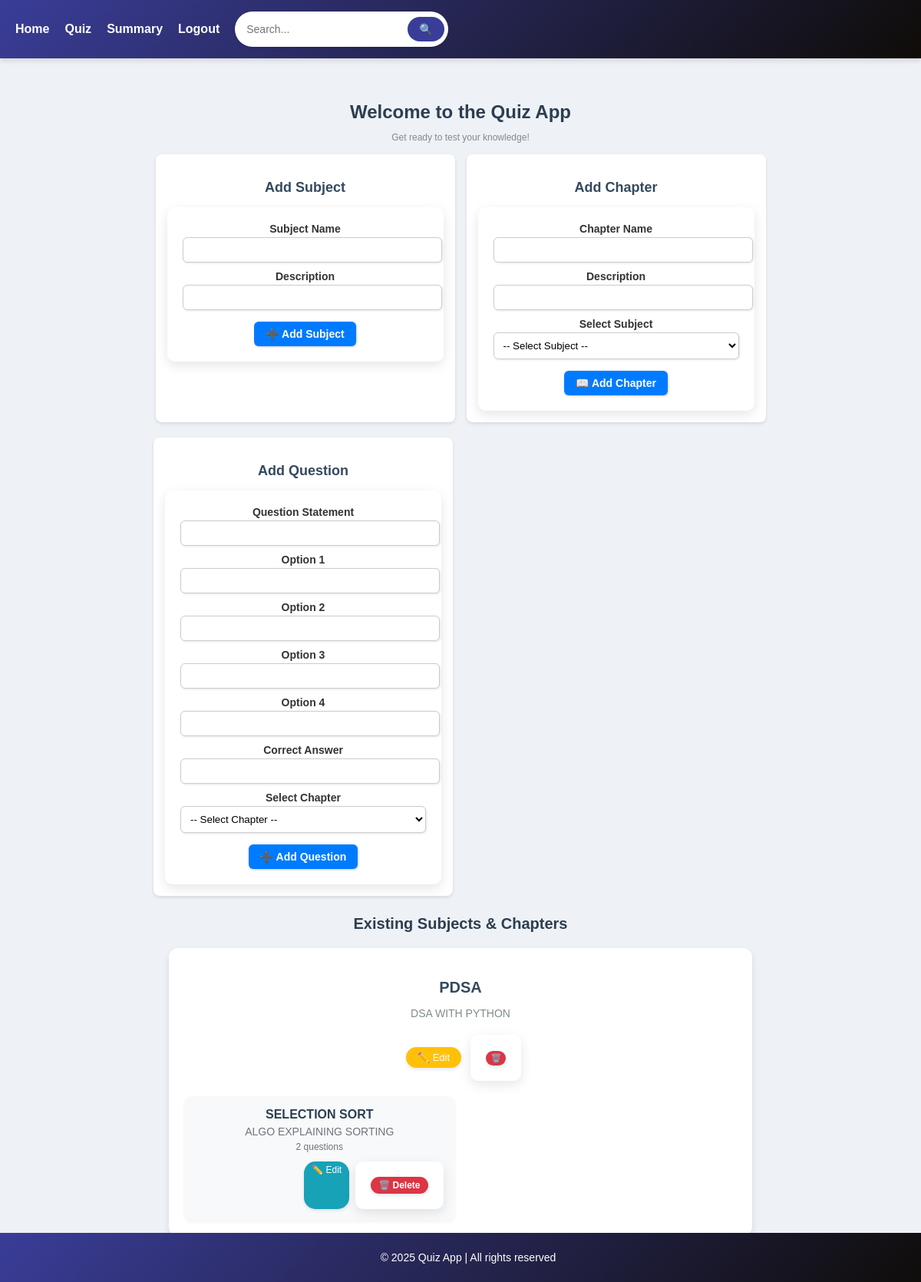
Screenshot of /admin_dashboard (signed in) with the database file from the repository.
### models.py (models this page shows)
class Subject(db.Model):
    id = db.Column(db.Integer, primary_key=True)
    subject_name = db.Column(db.String(80), nullable=False)
    description = db.Column(db.String(255), nullable=True)

class Chapter(db.Model):
    id = db.Column(db.Integer, primary_key = True)
    chapter_name = db.Column(db.String(80), nullable=False)
    description = db.Column(db.String(255), nullable=True)
    subject_id = db.Column(db.Integer, db.ForeignKey('subject.id'), nullable=False)
    subject = db.relationship('Subject', backref=db.backref('chapters', lazy=True))
    questions = db.relationship('Question', backref='chapter', lazy=True)

### app.py (the view, shortened to what this page needs)
@app.route('/admin_dashboard', methods=['GET', 'POST'])
def admin_dashboard():
    if "user_id" not in session or session['user_role'] != 'admin':
        flash("Unauthorized access!", "danger")
        return redirect(url_for("login"))
    subjects = Subject.query.all()
    chapters = Chapter.query.all()
    return render_template("admin_dashboard.html", subjects=subjects, chapters=chapters)

### templates/admin_dashboard.html (shortened to what this page needs)
{% extends 'base.html' %}
{% block content %}
<div class="container mt-2">
    <h1 class="text-center fw-bold" style="color: #2c3e50; font-size: 24px; margin-bottom: 10px;">Welcome to the Quiz App</h1>
    <p class="text-center" style="color: #7f8c8d; font-size: 12px; margin-bottom: 15px;">Get ready to test your knowledge!</p>
    <div style="display: flex; justify-content: center; gap: 15px; margin-top: 10px;">
        <div style="width: 45%; background: #ffffff; padding: 15px; border-radius: 8px; box-shadow: 0 2px 4px rgba(0, 0, 0, 0.1);">
            <h3 style="text-align: center; color: #34495e; margin-bottom: 15px; font-size: 18px;">Add Subject</h3>
            <form method="POST">
                <div style="margin-bottom: 10px;">
                    <label style="font-weight: bold; display: block; margin-bottom: 3px; font-size: 14px;">Subject Name</label>
                    <input type="text" name="subject_name" required
                           style="width: 100%; padding: 8px; border: 1px solid #ccc; border-radius: 6px; box-shadow: 1px 1px 3px rgba(0, 0, 0, 0.1);">
                </div>
                <div style="margin-bottom: 10px;">
                    <label style="font-weight: bold; display: block; margin-bottom: 3px; font-size: 14px;">Description</label>
                    <input type="text" name="subject_description"
                           style="width: 100%; padding: 8px; border: 1px solid #ccc; border-radius: 6px; box-shadow: 1px 1px 3px rgba(0, 0, 0, 0.1);">
                </div>
                <div style="text-align: center; margin-top: 15px;">
                    <button type="submit"
                            style="background: #007bff; color: white; border: none; padding: 8px 15px; border-radius: 6px;
                                   cursor: pointer; box-shadow: 1px 1px 3px rgba(0, 0, 0, 0.2); font-size: 14px;">
                        ➕ Add Subject
                    </button>
                </div>
            </form>
        </div>
        <div style="width: 45%; background: #ffffff; padding: 15px; border-radius: 8px; box-shadow: 0 2px 4px rgba(0, 0, 0, 0.1);">
            <h3 style="text-align: center; color: #34495e; margin-bottom: 15px; font-size: 18px;">Add Chapter</h3>
            <form method="POST">
                <div style="margin-bottom: 10px;">
                    <label style="font-weight: bold; display: block; margin-bottom: 3px; font-size: 14px;">Chapter Name</label>
                    <input type="text" name="chapter_name" required
                           style="width: 100%; padding: 8px; border: 1px solid #ccc; border-radius: 6px; box-shadow: 1px 1px 3px rgba(0, 0, 0, 0.1);">
                </div>
                <div style="margin-bottom: 10px;">
                    <label style="font-weight: bold; display: block; margin-bottom: 3px; font-size: 14px;">Description</label>
                    <input type="text" name="chapter_description"
                           style="width: 100%; padding: 8px; border: 1px solid #ccc; border-radius: 6px; box-shadow: 1px 1px 3px rgba(0, 0, 0, 0.1);">
                </div>
                <div style="margin-bottom: 10px;">
                    <label style="font-weight: bold; display: block; margin-bottom: 3px; font-size: 14px;">Select Subject</label>
                    <select name="subject_id" required
                            style="width: 100%; padding: 8px; border: 1px solid #ccc; border-radius: 6px; box-shadow: 1px 1px 3px rgba(0, 0, 0, 0.1); background-color: white;">
                        <option value="">-- Select Subject --</option>
                    </select>
                </div>
                <div style="text-align: center; margin-top: 15px;">
                    <button type="submit"
                            style="background: #007bff; color: white; border: none; padding: 8px 15px; border-radius: 6px;
                                   cursor: pointer; box-shadow: 1px 1px 3px rgba(0, 0, 0, 0.2); font-size: 14px;">
                        📖 Add Chapter
                    </button>
                </div>
            </form>
        </div>
    </div>
<div style="width: 45%; background: #ffffff; padding: 15px; border-radius: 8px; box-shadow: 0 2px 4px rgba(0, 0, 0, 0.1); margin-top: 20px;">
    <h3 style="text-align: center; color: #34495e; margin-bottom: 15px; font-size: 18px;">Add Question</h3>
    <form method="POST">
        <div style="margin-bottom: 10px;">
            <label style="font-weight: bold; display: block; margin-bottom: 3px; font-size: 14px;">Question Statement</label>
            <input type="text" name="question_statement" required
                   style="width: 100%; padding: 8px; border: 1px solid #ccc; border-radius: 6px; box-shadow: 1px 1px 3px rgba(0, 0, 0, 0.1);">
        </div>
        <div style="margin-bottom: 10px;">
            <label style="font-weight: bold; display: block; margin-bottom: 3px; font-size: 14px;">Option 1</label>
            <input type="text" name="option1" required
                   style="width: 100%; padding: 8px; border: 1px solid #ccc; border-radius: 6px; box-shadow: 1px 1px 3px rgba(0, 0, 0, 0.1);">
        </div>
        <div style="margin-bottom: 10px;">
            <label style="font-weight: bold; display: block; margin-bottom: 3px; font-size: 14px;">Option 2</label>
            <input type="text" name="option2" required
                   style="width: 100%; padding: 8px; border: 1px solid #ccc; border-radius: 6px; box-shadow: 1px 1px 3px rgba(0, 0, 0, 0.1);">
        </div>
        <div style="margin-bottom: 10px;">
            <label style="font-weight: bold; display: block; margin-bottom: 3px; font-size: 14px;">Option 3</label>
            <input type="text" name="option3" required
                   style="width: 100%; padding: 8px; border: 1px solid #ccc; border-radius: 6px; box-shadow: 1px 1px 3px rgba(0, 0, 0, 0.1);">
        </div>
        <div style="margin-bottom: 10px;">
            <label style="font-weight: bold; display: block; margin-bottom: 3px; font-size: 14px;">Option 4</label>
            <input type="text" name="option4" required
                   style="width: 100%; padding: 8px; border: 1px solid #ccc; border-radius: 6px; box-shadow: 1px 1px 3px rgba(0, 0, 0, 0.1);">
        </div>
        <div style="margin-bottom: 10px;">
            <label style="font-weight: bold; display: block; margin-bottom: 3px; font-size: 14px;">Correct Answer</label>
            <input type="text" name="correct_answer" required
                   style="width: 100%; padding: 8px; border: 1px solid #ccc; border-radius: 6px; box-shadow: 1px 1px 3px rgba(0, 0, 0, 0.1);">
        </div>
        <div style="margin-bottom: 10px;">
            <label style="font-weight: bold; display: block; margin-bottom: 3px; font-size: 14px;">Select Chapter</label>
            <select name="chapter_id" required
                    style="width: 100%; padding: 8px; border: 1px solid #ccc; border-radius: 6px; box-shadow: 1px 1px 3px rgba(0, 0, 0, 0.1); background-color: white;">
                <option value="">-- Select Chapter --</option>
            </select>
        </div>
        <div style="text-align: center; margin-top: 15px;">
            <button type="submit"
                    style="background: #007bff; color: white; border: none; padding: 8px 15px; border-radius: 6px;
                           cursor: pointer; box-shadow: 1px 1px 3px rgba(0, 0, 0, 0.2); font-size: 14px;">
                ➕ Add Question
            </button>
        </div>
    </form>
</div>
    <div style="margin-top: 25px;">
        <h2 style="text-align: center; font-weight: bold; color: #2c3e50; font-size: 20px; margin-bottom: 15px;">Existing Subjects & Chapters</h2>
        {% for subject in subjects %}
            <div style="width: 90%; margin: 20px auto; background: #ffffff; padding: 20px; border-radius: 12px;
                        box-shadow: 0 4px 8px rgba(0, 0, 0, 0.1);">
                <h3 style="color: #34495e; text-align: center; font-weight: bold; margin-bottom: 10px; font-size: 20px;">
                    {{ subject.subject_name }}
                </h3>
                <p style="text-align: center; color: #7f8c8d; font-size: 14px; margin-bottom: 20px;">
                    {{ subject.description }}
                </p>
                <div style="text-align: center; margin-bottom: 20px;">
                    <a href="{{ url_for('edit_subject', subject_id=subject.id) }}"
                       style="display: inline-block; background: #ffc107; color: white; padding: 6px 15px;
                              border-radius: 20px; text-decoration: none; font-weight: 500; margin: 0 8px;
                              transition: all 0.3s ease; box-shadow: 0 2px 5px rgba(0,0,0,0.1); font-size: 13px;">
                        ✏️ Edit
                    </a>
                    <form method="POST" action="{{ url_for('delete_subject', subject_id=subject.id) }}" style="display: inline-block;">
                        <button type="submit" onclick="return confirm('Are you sure you want to delete this chapter?');"
                        style="background: #dc3545; color: white; border: none; padding: 3px 6px;
                               border-radius: 10px; cursor: pointer; font-size: 11px;
                               transition: all 0.3s ease; box-shadow: 0 2px 4px rgba(0,0,0,0.1);">
                    🗑️
                </button>
                    </form>
                </div>
                <div style="display: grid; grid-template-columns: repeat(auto-fill, minmax(300px, 1fr)); gap: 15px; margin-top: 20px;">
                    {% for chapter in subject.chapters %}
                        <div style="background: #f8f9fa; padding: 15px; border-radius: 10px;
                                   box-shadow: 0 2px 4px rgba(0,0,0,0.05); transition: transform 0.2s ease;">
                            <div style="margin-bottom: 10px;">
                                <h4 style="color: #2c3e50; margin: 0 0 5px 0; font-size: 16px;">{{ chapter.chapter_name }}</h4>
                                <p style="color: #6c757d; font-size: 14px; margin: 0;">{{ chapter.description }}</p>
                                <p style="color: #6c757d; font-size: 12px; margin-top: 5px;">
                                    {{ chapter.questions|length }} question{% if chapter.questions|length != 1 %}s{% endif %}
                                </p>
                            </div>
                            <div style="display: flex; justify-content: flex-end; gap: 8px; margin-top: 10px;">
                                <a href="{{ url_for('edit_chapter', chapter_id=chapter.id) }}"
                                   style="background: #17a2b8; color: white; padding: 4px 10px;
                                          border-radius: 15px; text-decoration: none; font-size: 12px;
                                          transition: all 0.3s ease; box-shadow: 0 2px 4px rgba(0,0,0,0.1);">
                                    ✏️ Edit
                                </a>
                                <form method="POST" action="{{ url_for('delete_chapter', chapter_id=chapter.id) }}" style="display: inline;">
                                    <button type="submit" onclick="return confirm('Are you sure you want to delete this chapter?');"
                                            style="background: #dc3545; color: white; border: none; padding: 4px 10px;
                                                   border-radius: 15px; cursor: pointer; font-size: 12px;
                                                   transition: all 0.3s ease; box-shadow: 0 2px 4px rgba(0,0,0,0.1);">
                                        🗑️ Delete
                                    </button>
                                </form>
                            </div>
                        </div>
                    {% else %}
                        <div style="grid-column: 1 / -1; text-align: center; color: #6c757d; background: #f8f9fa;
                                   padding: 20px; border-radius: 10px; box-shadow: 0 2px 4px rgba(0,0,0,0.05);">
                            No chapters available
                        </div>
                    {% endfor %}
                </div>
            </div>
        {% else %}
            <p style="text-align: center; color: #6c757d; font-size: 16px; margin-top: 30px;">
                No subjects available. Add a new subject to get started.
            </p>
        {% endfor %}
    </div>
</div>
{% endblock %}

### templates/base.html (shortened to what this page needs)
<!DOCTYPE html>
<html lang="en">
<head>
</head>
<body>
    <nav>
        <ul>
            <li><a href="{{ url_for('index') }}">Home</a></li>
            <li><a href="{{ url_for('quiz') }}">Quiz</a></li>
            <li><a href="{{ url_for('summary') }}">Summary</a></li>
            <li><a href="{{ url_for('logout') }}">Logout</a></li>
            <li>
                <form action="{{ url_for('search') }}" method="GET" class="search-form">
                    <input type="text" name="query" placeholder="Search..." required>
                    <button type="submit">🔍</button>
                </form>
            </li>
        </ul>
    </nav>
    <main>
        {% block content %}
        {% endblock %}
    </main>
    <footer>
        <p>&copy; 2025 Quiz App | All rights reserved</p>
    </footer>
</body>
</html>

### templates/base.html (style rules this page uses)
form { background: white; padding: 20px; border-radius: 10px; box-shadow: 0px 5px 15px rgba(0, 0, 0, 0.1); }
input, select { border: 2px solid #3a3d98; border-radius: 10px; padding: 10px; }
button { font-size: 16px; font-weight: bold; }
body { font-family: 'Poppins', Arial, sans-serif; margin: 0; padding: 0; background-color: #eef1f6; color: #333; }
nav { background: linear-gradient(135deg, #3a3d98, #0f0c08); padding: 15px 20px; box-shadow: 0 4px 6px rgba(0, 0, 0, 0.1); }
nav ul { list-style: none; padding: 0; margin: 0; display: flex; align-items: center; }
nav ul li { margin-right: 20px; }
nav ul li a { color: white; text-decoration: none; font-weight: bold; font-size: 16px; transition: color 0.3s; }
.search-form { display: flex; align-items: center; background: white; border-radius: 25px; padding: 5px; box-shadow: 0 2px 4px rgba(0, 0, 0, 0.1); }
.search-form input { padding: 10px; border: none; border-radius: 25px; outline: none; width: 200px; font-size: 14px; }
.search-form button { padding: 8px 15px; background-color: #3a3d98; color: white; border: none; border-radius: 25px; cursor: pointer; font-size: 14px; transition: background 0.3s; }
main { padding: 40px; text-align: center; max-width: 800px; margin: auto; }
footer { text-align: center; padding: 10px; background: linear-gradient(135deg, #3a3d98, #0f0c08); color: white; position: fixed; bottom: 0; width: 100%; font-size: 14px; }

### rows the page displays
Subject: subject_name "PDSA", description "DSA WITH PYTHON"
Chapter: chapter_name "SELECTION SORT", description "ALGO EXPLAINING SORTING", questions|length "2"
